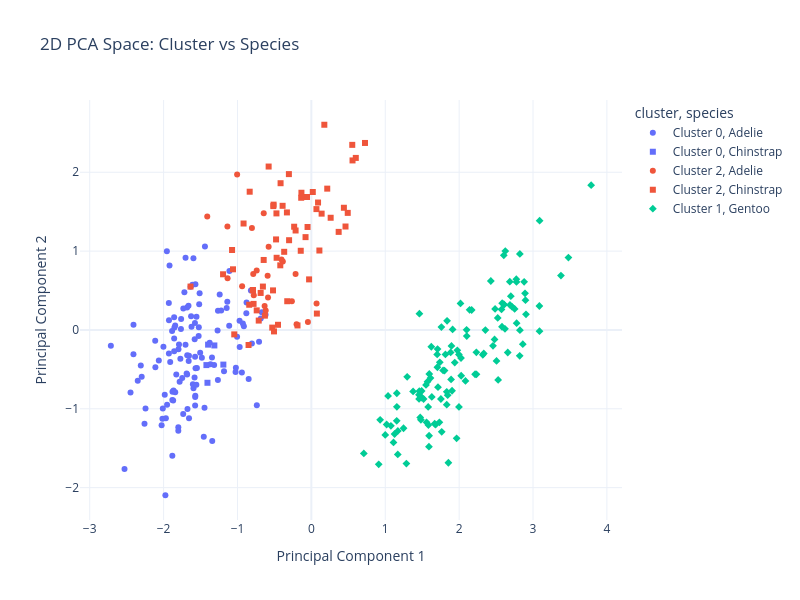
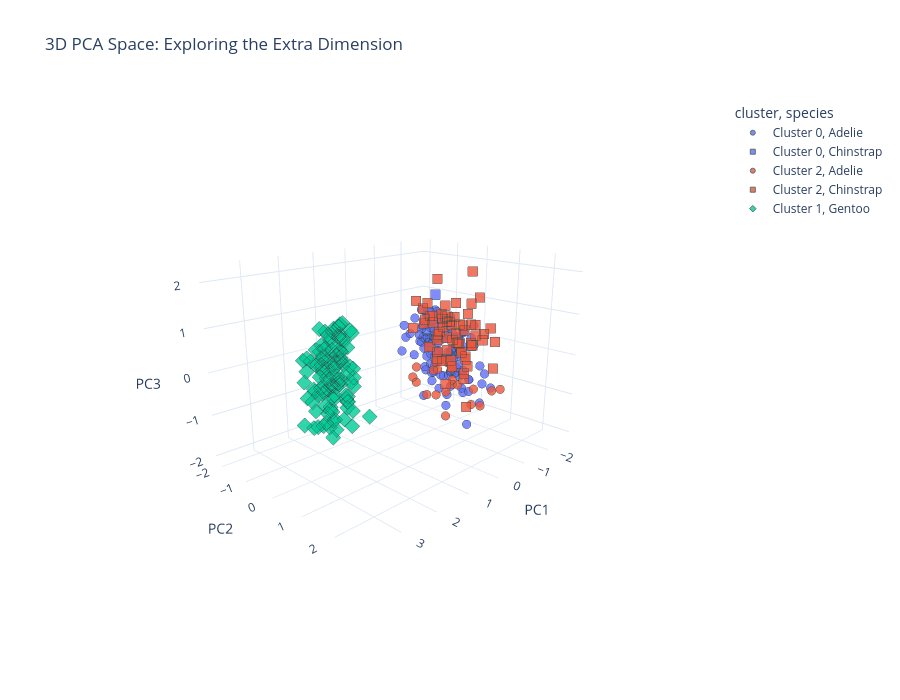

Source (notebook cell) for these figures, in order:
### Markdown cell above
### 6. Visualizing the Clusters (2D & 3D)

Let's see if our clusters actually match up with the different species. I'll look at both the 2D view and a 3D view to see if the extra dimension helps us see the gaps better.

### Code cell
# 1. 2D PCA Scatter
fig_2d = px.scatter(
    df_ml, x='PC1', y='PC2', 
    color='cluster', 
    symbol='species',
    title='2D PCA Space: Cluster vs Species',
    labels={'PC1': 'Principal Component 1', 'PC2': 'Principal Component 2'},
    width=800, height=600,
    template='plotly_white'
)
fig_2d.update_layout(title_x=0.5)
fig_2d.show()

# 2. 3D PCA Scatter
fig_3d = px.scatter_3d(
    df_ml, x='PC1', y='PC2', z='PC3',
    color='cluster', 
    symbol='species',
    title='3D PCA Space: Exploring the Extra Dimension',
    labels={'PC1': 'PC1', 'PC2': 'PC2', 'PC3': 'PC3'},
    width=900, height=700,
    template='plotly_white'  # Dark theme often looks better for 3D
)
# Make the markers larger and cleaner
fig_3d.update_traces(marker=dict(size=5, opacity=0.8, line=dict(width=1, color='DarkSlateGrey')))
fig_3d.update_layout(
    scene_camera=dict(eye=dict(x=1.8, y=1.8, z=0.8)),
    dragmode='orbit'
    title_x=0.5
)
fig_3d.show()
